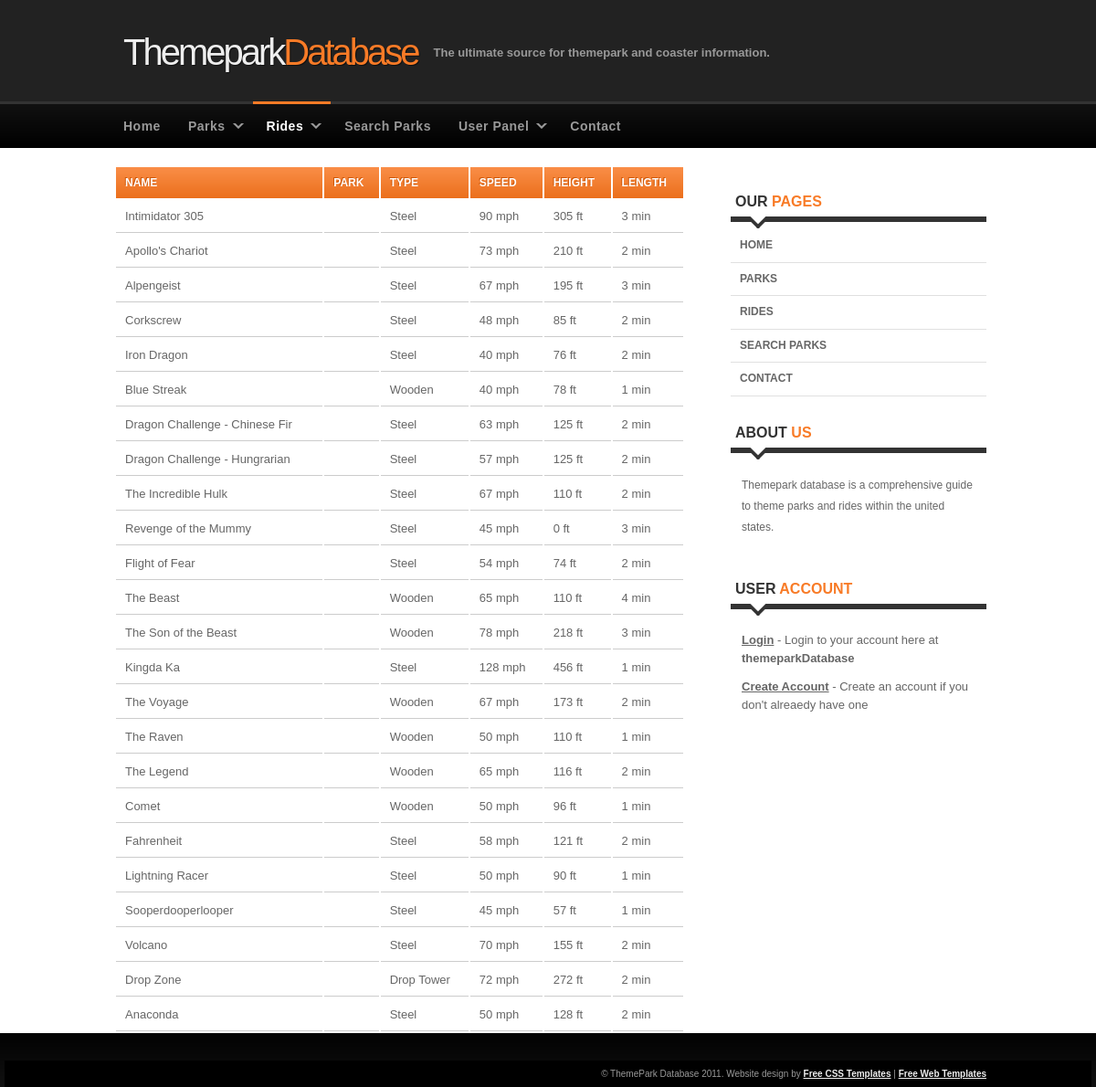
Page /showcoasters.php on the committed database.
### tables this page shows
CREATE TABLE IF NOT EXISTS `rollercoaster` (
  `coaster_id` int(11) NOT NULL AUTO_INCREMENT,
  `Name` varchar(30) DEFAULT NULL,
  `Type` varchar(20) DEFAULT NULL,
  `Speed_mph` int(5) DEFAULT NULL,
  `Height_ft` int(4) DEFAULT NULL,
  `Length_min` int(3) DEFAULT NULL,
  PRIMARY KEY (`coaster_id`)
);

### showcoasters.php (the view, shortened to what this page needs)
<?php
   include('db_connect.php');
?>
<!DOCTYPE html PUBLIC "-//W3C//DTD XHTML 1.0 Strict//EN" "http://www.w3.org/TR/xhtml1/DTD/xhtml1-strict.dtd">
<html xmlns="http://www.w3.org/1999/xhtml">
<head>
<link rel="stylesheet" href="styles.css" type="text/css" />
</head>
<body class="noheader">
<div id="container">
	<div id="header">
    	<h1><a href="/">Themepark<strong>Database</strong></a></h1>
        <h2>The ultimate source for themepark and coaster information.</h2>
    </div>
    <div id="nav">
    	<ul class="sf-menu dropdown">
        	<li><a href="index.php">Home</a></li>
            <li><a class="has_submenu" href="parks.php">Parks</a>
            </li>
            <li class="selected"><a class="has_submenu" href="rides.php">Rides</a>
            </li>
            <li><a href="#">Search Parks</a></li>
            <li><a class="has_submenu" href="#">User Panel</a>
            </li>
            <li><a href="#">Contact</a></li>
        </ul>
    </div>
        <div id="body">
            <div id="content">
                <div class="box">
              		<?php
                	$query = "SELECT * FROM rollercoaster";
  					$result = mysqli_query($db, $query)
   					or die("Error Querying Database");
   					echo "<table id=\"parkinfo\">\n<tr><th>Name</th><th>Park</th><th>Type</th><th>Speed</th><th>Height</th><th>Length</th></tr>\n\n";
   					while($row = mysqli_fetch_array($result)) {
  						$name = $row['Name'];
  						$park = $row['Park'];
  						$type = $row['Type'];
						$speed = $row['Speed_mph'];
						$height = $row['Height_ft'];
						$length = $row['Length_min'];
		  				echo "<tr><td>$name</td><td ><a href = \"park.php?id=" . $park . "\">$park</a></td><td >$type</td><td >$speed mph</td><td >$height ft</td><td >$length min</td></tr>\n";
	   				 }
	   				 echo "</table>\n";
                ?>
              </div>
        </div>
        <?php
        	include('sidebar.php');
        ?>
    </div></div>
    <?php
    	include('footerSmall.php');
    ?>
</body>
</html>

### styles.css (style rules this page uses)
body { background: #FFF url('images/body-single.png') repeat-x scroll top left; margin:0; padding:0; font-family: Verdana, Geneva, sans-serif; font-size: 13px; color: #666; }
body.noheader { background: #FFF url('images/body-noheader.png') repeat-x scroll top left; }
* { margin:0; padding:0; }
table { width: 100%; text-align: left; }
th, td { padding: 10px 10px; }
th { color: #fff; font-size: 12px; font-family: Arial, Helvetica, sans-serif; text-decoration: none; text-transform: uppercase; text-shadow:-1px -1px #CE5709; background: #F87B27 url('images/frontpage-link.png') repeat-x scroll top left; }
td { border-bottom: 1px solid #ccc; }
a { color: #F97B27; }
h1 { color: #000; font-size: 35px; font-family: Arial, Helvetica, sans-serif; padding: 0; background: none; border-bottom: none; text-transform: none; line-height: 1.0em; padding: 0 0 5px; }
h1 strong { font-weight: normal; }
h2 { color: #000; font-family: 'Lucida Grande','Lucida Sans Unicode',Geneva,Verdana,Sans-Serif; font-size: 30px; letter-spacing: -0.25px; font-weight: bold; padding: 0 0 5px; margin: 0; }
ul, ol { margin: 0 0 35px 35px; }
li { padding-bottom: 5px; }
#container { width: 960px; margin: 0 auto; padding: 0px; }
#header { padding: 0px 15px; margin: 0 auto; height: 111px; }
#header h1 { padding: 0; }
#header h1 a { color: #eee; padding-top: 40px; font-size: 40px; font-weight: normal; font-family: Lucida,"Lucida Sans",Geneva,Arial,sans-serif; text-decoration: none; letter-spacing: -3px; float: left; text-shadow: 1px 1px #111; }
#header h1 a strong { color: #F87B27; }
#header h2 { color: #999; float: left; font-family: Arial,Helvetica,sans-serif; font-size: 13px; font-weight: bold; letter-spacing: 0; margin-left: 10px; margin-top: 50px; padding-bottom: 0; padding-left: 7px; }
#nav { height: 50px; width: 960px; position: relative; z-index: 999; }
#nav ul { list-style: none; padding: 0; margin: 0; height: 50px; }
#nav ul li { display: block; float: left; }
#nav ul li a { display: block; color: #999; display: block; border-top: 3px solid #333; font-size: 14px; font-weight: bold; float: left; letter-spacing: 0.5px; font-family: Arial, Helvetica, sans-serif; padding: 17px 15px 17px; text-decoration: none; }
#nav ul li a.has_submenu { background: transparent url('images/submenu-item.gif') no-repeat scroll right center; padding-right: 30px; }
#nav ul li.selected a, #nav ul li.selected a:hover, #nav ul li.selected li.selected a { color: #fff; border-top: 3px solid #F87B27; }
.sf-menu, .sf-menu * { margin: 0; padding: 0; list-style: none; }
.sf-menu { line-height: 1.0; }
.sf-menu li { float: left; position: relative; }
.sf-menu a { display: block; position: relative; }
#body { background: none; margin:0 auto; padding: 20px 0 0; width: 960px; }
#content { float: left; width: 635px; }
.box { margin: 0; padding: 0 5px; background-color: #fff; }

### rows in the picture
rollercoaster: Name "Intimidator 305", Type "Steel", Speed_mph "90", Height_ft "305", Length_min "3"
rollercoaster: Name "Apollo's Chariot", Type "Steel", Speed_mph "73", Height_ft "210", Length_min "2"
rollercoaster: Name "Alpengeist", Type "Steel", Speed_mph "67", Height_ft "195", Length_min "3"
rollercoaster: Name "Corkscrew", Type "Steel", Speed_mph "48", Height_ft "85", Length_min "2"
rollercoaster: Name "Iron Dragon", Type "Steel", Speed_mph "40", Height_ft "76", Length_min "2"
rollercoaster: Name "Blue Streak", Type "Wooden", Speed_mph "40", Height_ft "78", Length_min "1"
rollercoaster: Name "Dragon Challenge - Chinese Fir", Type "Steel", Speed_mph "63", Height_ft "125", Length_min "2"
rollercoaster: Name "Dragon Challenge - Hungrarian", Type "Steel", Speed_mph "57", Height_ft "125", Length_min "2"
rollercoaster: Name "The Incredible Hulk", Type "Steel", Speed_mph "67", Height_ft "110", Length_min "2"
rollercoaster: Name "Revenge of the Mummy", Type "Steel", Speed_mph "45", Height_ft "0", Length_min "3"
rollercoaster: Name "Flight of Fear", Type "Steel", Speed_mph "54", Height_ft "74", Length_min "2"
rollercoaster: Name "The Beast", Type "Wooden", Speed_mph "65", Height_ft "110", Length_min "4"
rollercoaster: Name "The Son of the Beast", Type "Wooden", Speed_mph "78", Height_ft "218", Length_min "3"
rollercoaster: Name "Kingda Ka", Type "Steel", Speed_mph "128", Height_ft "456", Length_min "1"
rollercoaster: Name "The Voyage", Type "Wooden", Speed_mph "67", Height_ft "173", Length_min "2"
rollercoaster: Name "The Raven", Type "Wooden", Speed_mph "50", Height_ft "110", Length_min "1"
rollercoaster: Name "The Legend", Type "Wooden", Speed_mph "65", Height_ft "116", Length_min "2"
rollercoaster: Name "Comet", Type "Wooden", Speed_mph "50", Height_ft "96", Length_min "1"
rollercoaster: Name "Fahrenheit", Type "Steel", Speed_mph "58", Height_ft "121", Length_min "2"
rollercoaster: Name "Lightning Racer", Type "Steel", Speed_mph "50", Height_ft "90", Length_min "1"
rollercoaster: Name "Sooperdooperlooper", Type "Steel", Speed_mph "45", Height_ft "57", Length_min "1"
rollercoaster: Name "Volcano", Type "Steel", Speed_mph "70", Height_ft "155", Length_min "2"
rollercoaster: Name "Drop Zone", Type "Drop Tower", Speed_mph "72", Height_ft "272", Length_min "2"
rollercoaster: Name "Anaconda", Type "Steel", Speed_mph "50", Height_ft "128", Length_min "2"
